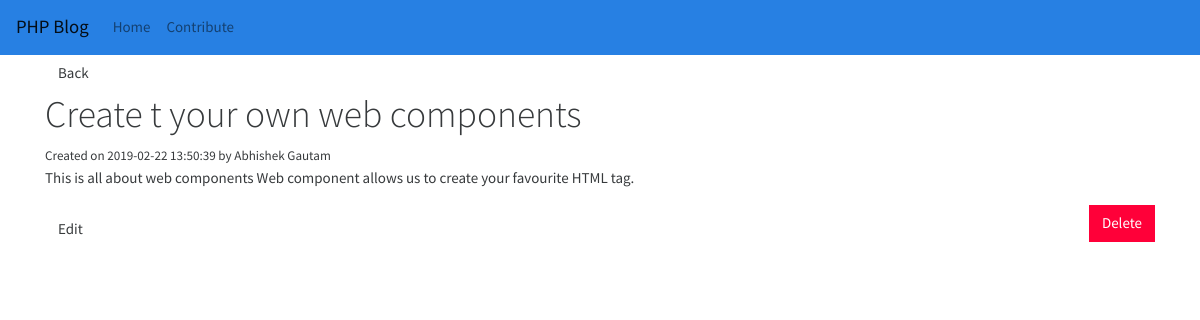
The app's page /post.php?id=4 with its own data.
### tables this page shows
CREATE TABLE `posts` (
  `id` int(11) NOT NULL,
  `title` varchar(255) NOT NULL,
  `body` text NOT NULL,
  `author` varchar(255) NOT NULL,
  `created_at` timestamp NOT NULL DEFAULT CURRENT_TIMESTAMP
);

### post.php (the view, shortened to what this page needs)
<?php
require_once('config/db.php');
$id = mysqli_real_escape_string($conn,$_GET['id']);
$query = 'SELECT * FROM posts where id='.$id;
$result = mysqli_query($conn,$query);
$post = mysqli_fetch_assoc($result);
?>
	<?php include('inc/header.php');?>
<div class="container">
	<a href="<?php echo ROOT_URL; ?>" class="btn btn-default">Back</a>
<h1><?php echo $post['title'];?></h1>
  	<small>Created on <?php echo $post['created_at']; ?> by <?php echo $post['author']; ?></small>
  	<p><?php echo $post['body']; ?></p>
  	<form class="pull-right" method="POST" action="<?php echo $_SERVER['PHP_SELF'];?>" style="display: flex;flex-direction: row;justify-content: flex-end;">
  		<input type="submit" name="delete" value="Delete" class="btn btn-danger">
  	</form>
  	<a href="<?php echo ROOT_URL; ?>editpost.php?id=<?php echo $post['id']; ?>" class="btn btn-default" style="margin-top:-50px;">Edit</a>
</div>
<?php include('inc/footer.php');?>

### records on screen
posts: title "Create t your own web components", created_at "2019-02-22 13:50:39", author "Abhishek Gautam", body "This is all about web components Web component allows us to create your favourite HTML tag."
